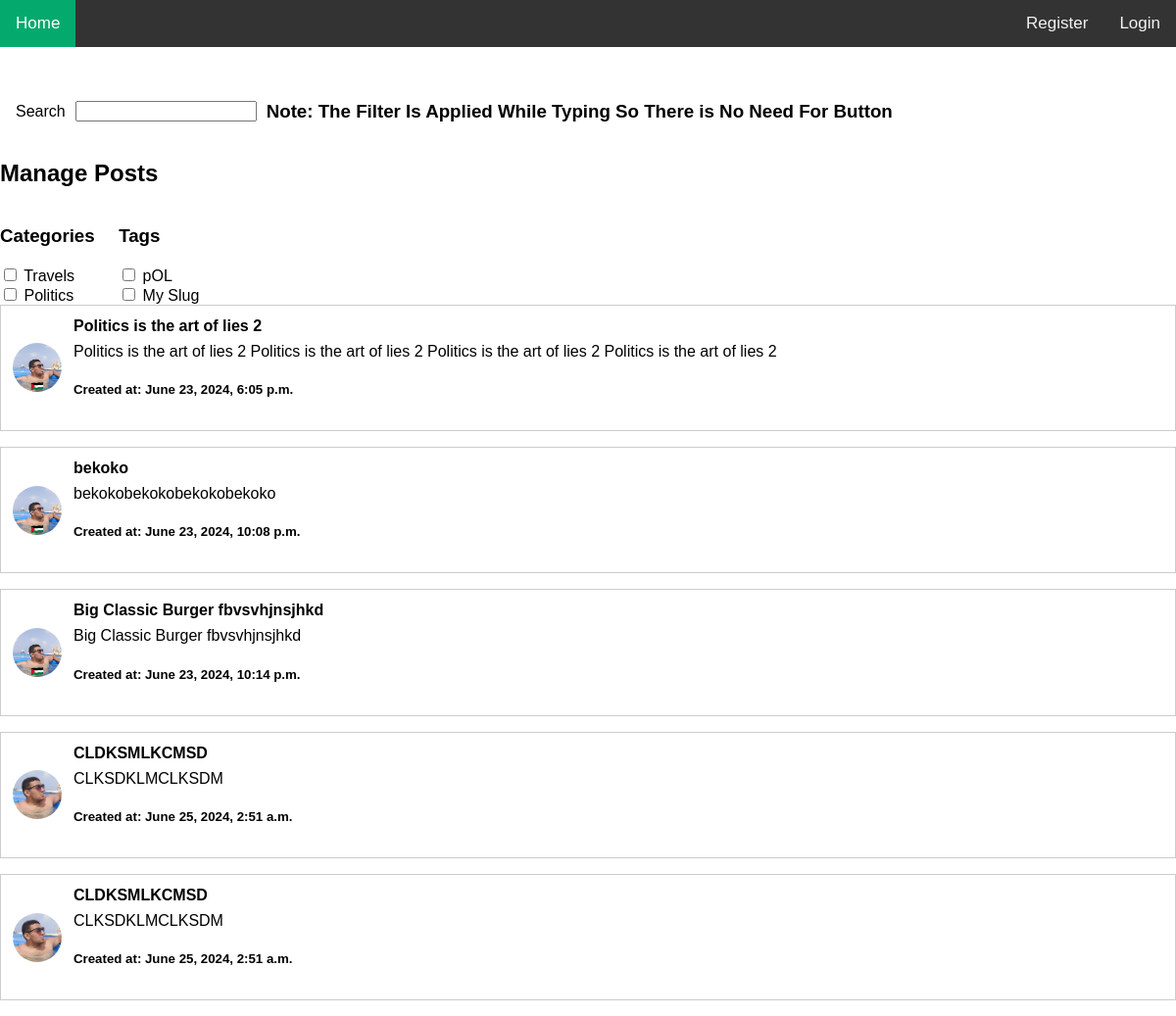
The app's page /, older data.
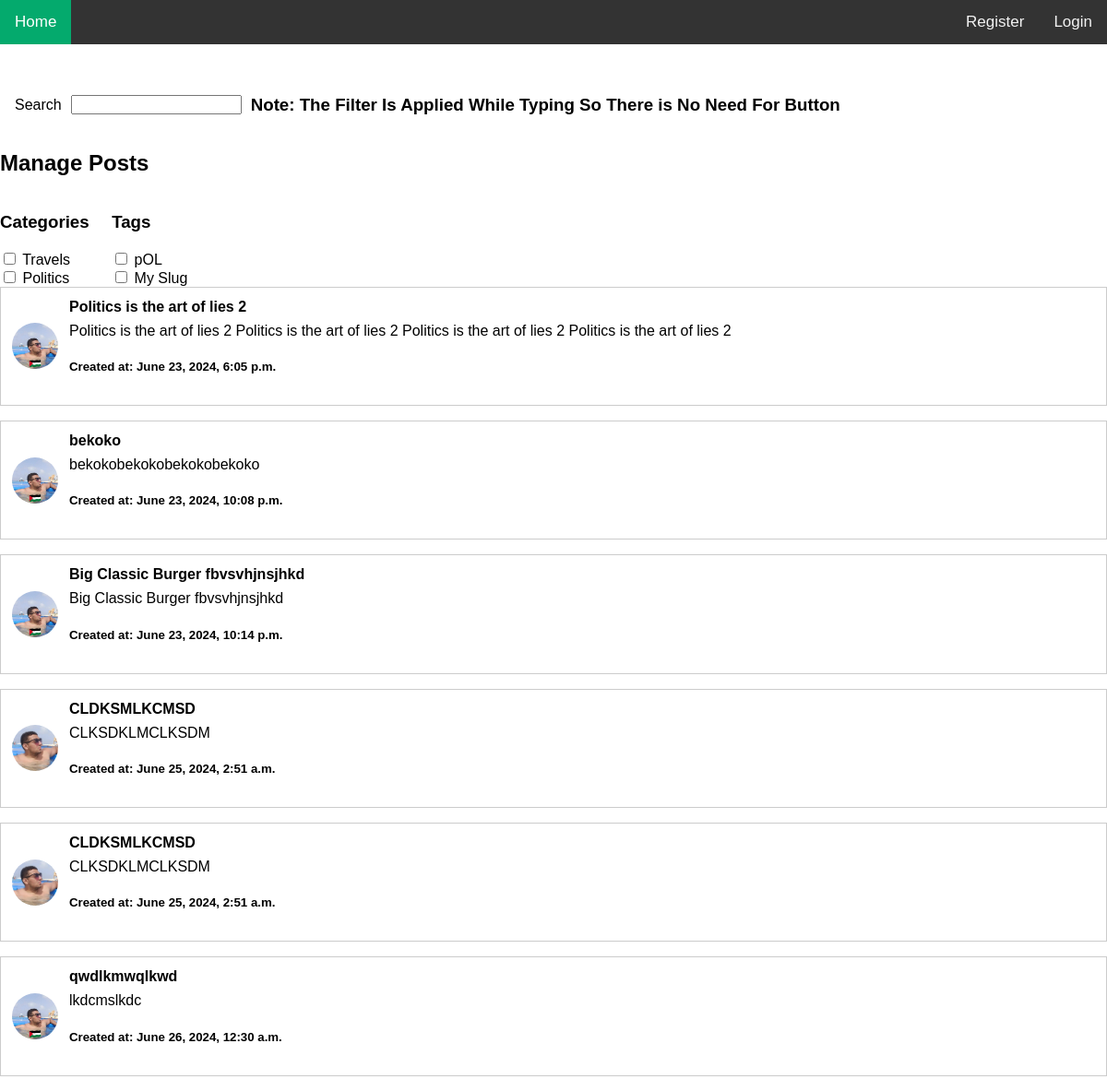
The same page, newer data.
### blogApp/models.py (models this page shows, shortened)
class Category(models.Model):
    name = models.CharField(max_length=100)
    slug = models.SlugField(unique=True)

class Tag(models.Model):
    name = models.CharField(max_length=100)
    slug = models.SlugField(unique=True)

class Post(models.Model):
    title = models.CharField(max_length=200)
    content = models.TextField()
    author = models.ForeignKey(Profile, on_delete=models.CASCADE)
    categories = models.ManyToManyField(Category,related_name="categ")
    tags = models.ManyToManyField(Tag,related_name="tags")
    created_at = models.DateTimeField(auto_now_add=True)
    updated_at = models.DateTimeField(auto_now=True)

### userauths/models.py (models this page shows, shortened)
class Profile(models.Model):
    user = models.OneToOneField(User, on_delete=models.CASCADE, related_name='profile')
    bio = models.CharField(max_length=100)
    profile_picture = models.ImageField(upload_to='profile_pictures/', blank=True, null=True)

### blogApp/views.py (the view)
# urls.py: 2. Add a URL to urlpatterns:  path('', views.home, name='home')
def home(request):
    posts = Post.objects.prefetch_related(
        Prefetch('categories', queryset=Category.objects.all(), to_attr='post_categories'),
        Prefetch('tags', queryset=Tag.objects.all(), to_attr='post_tags')
    ).all()
    comments = Comment.objects.all()
    categories = Category.objects.all()
    tags = Tag.objects.all()
    context = {
        'posts': posts,
        'comments': comments,
        'categories': categories,
        'tags': tags,
    }
    print(posts.values('categories', 'tags'))
    return render(request, 'index.html', context)

### templates/index.html (shortened to what this page needs)
<!DOCTYPE html>
<html>
  {%  load static   %}
<head>
</head>
<body>
<div class="topnav">
  <a class="active" href="/">Home</a>
  <div class="login">
    {% if request.user.is_authenticated %}
    <a href="{% url 'userauths:logout_user' %}">Logout</a>
    {% else %}
    <a href="{% url 'userauths:register' %}">Register</a>
    <a href="{% url 'userauths:login' %}">Login</a>
    {% endif %}
  </div>
</div>
<div style="padding-left: 16px; margin-top: 3%; display: flex; align-items: center;">
  <label for="Search">Search</label>
  <input type="text" id="Search_input" name="fname" style=" margin-left: 10px; margin-right: 10px;">
  <h3 style="margin-left: 0px;">Note: The Filter Is Applied While Typing So There is No Need For Button</h3>
</div>
<div>
  <h2>Manage Posts</h2>
  <ul style="list-style-type: none; padding: 0; margin: 0;">
    <div style="display: inline-block; vertical-align: top; margin-right: 20px;">
      <h3>Categories</h3>
      {% for category in categories %}
      <input type="checkbox" id="category_{{ category.id }}" name="categories" data-categories="{{ category.id }}">
      <label for="category_{{ category.id }}">{{ category.name }}</label><br>
      {% endfor %}
    </div>
    <div style="display: inline-block; vertical-align: top;">
      <h3>Tags</h3>
      {% for tag in tags %}
      <input type="checkbox" id="tag_{{ tag.id }}" name="tags" data-tags="{{  tag.id }}">
      <label for="tag_{{ tag.id }}">{{ tag.name }}</label><br>
      {% endfor %}
    </div>
    {% for post in posts %}
    <div class="post-container"  data-post_tags='[{% for tag in post.post_tags %}"{{ tag.id }}"{% if not forloop.last %},{% endif %}{% endfor %}]'  data-post_categories='[{% for category in post.post_categories %}"{{ category.id }}"{% if not forloop.last %},{% endif %}{% endfor %}]' data-post_title="{{ post.title }}" data-post_contain="{{ post.content }}" id="{{ post.id }}">
      <img src="{{ post.author.profile_picture.url }}" class="profile-picture">
      <div class="post-content">
        <h4>{{ post.title }}</h4>
        <p>{{ post.content }}</p>
          <li style="display: inline-block;">
      <h5>Created at: {{ post.created_at }} </h5>
      </div>
    </div>
    {% endfor %}
  </ul>
</div>
</body>
</html>

### templates/index.html (style rules this page uses)
body { margin: 0; font-family: Arial, Helvetica, sans-serif; }
.topnav { overflow: hidden; background-color: #333; }
.topnav a { float: left; color: #f2f2f2; text-align: center; padding: 14px 16px; text-decoration: none; font-size: 17px; }
.topnav a.active { background-color: #04AA6D; color: white; }
.topnav .login { float: right; }
.topnav .login a { padding: 14px 16px; text-decoration: none; font-size: 17px; color: #f2f2f2; }
.post-container { display: flex; align-items: center; padding: 12px; border: 1px solid #ccc; margin-bottom: 16px; }
.profile-picture { width: 50px; height: 50px; border-radius: 50%; margin-right: 12px; }
.post-content { flex: 1; }
.post-content h4 { margin-top: 0; margin-bottom: 8px; }
.post-content p { margin-top: 0; margin-bottom: 0; }

Row changes from the older to the newer data that the page shows:
added Post: author.profile_picture (picture), title "qwdlkmwqlkwd", content "lkdcmslkdc", created_at "June 26, 2024, 12:30 a.m."
